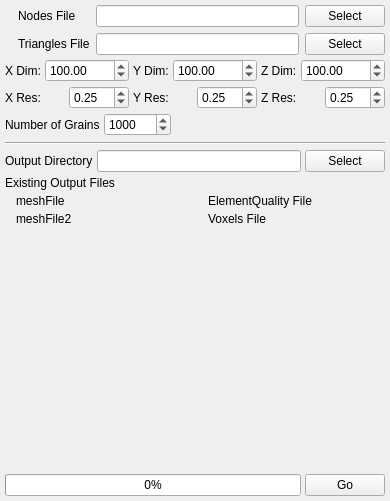
      <widget class="QWidget" name="volumeMeshingTab">
       <attribute name="title">
        <string>Volume Meshing</string>
       </attribute>
       <layout class="QVBoxLayout" name="verticalLayout_4">
        <property name="spacing">
         <number>4</number>
        </property>
        <property name="margin">
         <number>5</number>
        </property>
        <item>
         <layout class="QGridLayout" name="gridLayout_13">
          <property name="spacing">
           <number>6</number>
          </property>
          <item row="0" column="1">
           <widget class="QLabel" name="label_35">
            <property name="text">
             <string>Nodes File</string>
            </property>
           </widget>
          </item>
          <item row="0" column="2">
           <widget class="QLineEdit" name="vm_NodesFile">
            <property name="text">
             <string/>
            </property>
           </widget>
          </item>
          <item row="0" column="3">
           <widget class="QPushButton" name="vm_NodesFileBtn">
            <property name="text">
             <string>Select</string>
            </property>
           </widget>
          </item>
          <item row="1" column="1">
           <widget class="QLabel" name="label_36">
            <property name="text">
             <string>Triangles File</string>
            </property>
           </widget>
          </item>
          <item row="1" column="2">
           <widget class="QLineEdit" name="vm_TrianglesFile">
            <property name="text">
             <string/>
            </property>
           </widget>
          </item>
          <item row="1" column="3">
           <widget class="QPushButton" name="vm_TrianglesFileBtn">
            <property name="text">
             <string>Select</string>
            </property>
           </widget>
          </item>
          <item row="0" column="0">
           <widget class="QLabel" name="vm_NodesFileIcon">
            <property name="text">
             <string/>
            </property>
            <property name="pixmap">
             <pixmap resource="../../../../Resources/icons/images/Icons.qrc">:/Delete-16x16.png</pixmap>
            </property>
           </widget>
          </item>
          <item row="1" column="0">
           <widget class="QLabel" name="vm_TrianglesFileIcon">
            <property name="text">
             <string/>
            </property>
            <property name="pixmap">
             <pixmap resource="../../../../Resources/icons/images/Icons.qrc">:/Delete-16x16.png</pixmap>
            </property>
           </widget>
          </item>
         </layout>
        </item>
        <item>
         <layout class="QGridLayout" name="gridLayout_14">
          <item row="0" column="0">
           <widget class="QLabel" name="label_37">
            <property name="text">
             <string>X Dim:</string>
            </property>
           </widget>
          </item>
          <item row="0" column="2">
           <widget class="QLabel" name="label_38">
            <property name="text">
             <string>Y Dim:</string>
            </property>
           </widget>
          </item>
          <item row="0" column="4">
           <widget class="QLabel" name="label_39">
            <property name="text">
             <string>Z Dim:</string>
            </property>
           </widget>
          </item>
          <item row="0" column="1">
           <widget class="QDoubleSpinBox" name="vm_XDim">
            <property name="maximum">
             <double>1000000.000000000000000</double>
            </property>
            <property name="value">
             <double>100.000000000000000</double>
            </property>
           </widget>
          </item>
          <item row="0" column="3">
           <widget class="QDoubleSpinBox" name="vm_YDim">
            <property name="maximum">
             <double>1000000.000000000000000</double>
            </property>
            <property name="value">
             <double>100.000000000000000</double>
            </property>
           </widget>
          </item>
          <item row="0" column="5">
           <widget class="QDoubleSpinBox" name="vm_ZDim">
            <property name="maximum">
             <double>1000000.000000000000000</double>
            </property>
            <property name="value">
             <double>100.000000000000000</double>
            </property>
           </widget>
          </item>
         </layout>
        </item>
        <item>
         <layout class="QGridLayout" name="gridLayout_15">
          <item row="0" column="0">
           <widget class="QLabel" name="label_40">
            <property name="text">
             <string>X Res:</string>
            </property>
           </widget>
          </item>
          <item row="0" column="2">
           <widget class="QLabel" name="label_41">
            <property name="text">
             <string>Y Res:</string>
            </property>
           </widget>
          </item>
          <item row="0" column="4">
           <widget class="QLabel" name="label_42">
            <property name="text">
             <string>Z Res:</string>
            </property>
           </widget>
          </item>
          <item row="0" column="5">
           <widget class="QDoubleSpinBox" name="vm_ZRes">
            <property name="value">
             <double>0.250000000000000</double>
            </property>
           </widget>
          </item>
          <item row="0" column="3">
           <widget class="QDoubleSpinBox" name="vm_YRes">
            <property name="value">
             <double>0.250000000000000</double>
            </property>
           </widget>
          </item>
          <item row="0" column="1">
           <widget class="QDoubleSpinBox" name="vm_XRes">
            <property name="value">
             <double>0.250000000000000</double>
            </property>
           </widget>
          </item>
         </layout>
        </item>
        <item>
         <layout class="QHBoxLayout" name="horizontalLayout_12">
          <item>
           <widget class="QLabel" name="label_45">
            <property name="text">
             <string>Number of Grains</string>
            </property>
           </widget>
          </item>
          <item>
           <widget class="QSpinBox" name="vm_NumGrains">
            <property name="minimum">
             <number>1</number>
            </property>
            <property name="maximum">
             <number>1000000</number>
            </property>
            <property name="singleStep">
             <number>10</number>
            </property>
            <property name="value">
             <number>1000</number>
            </property>
           </widget>
          </item>
          <item>
           <spacer name="horizontalSpacer_12">
            <property name="orientation">
             <enum>Qt::Horizontal</enum>
            </property>
            <property name="sizeHint" stdset="0">
             <size>
              <width>40</width>
              <height>20</height>
             </size>
            </property>
           </spacer>
          </item>
         </layout>
        </item>
        <item>
         <widget class="Line" name="line_5">
          <property name="minimumSize">
           <size>
            <width>0</width>
            <height>6</height>
           </size>
          </property>
          <property name="orientation">
           <enum>Qt::Horizontal</enum>
          </property>
         </widget>
        </item>
        <item>
         <layout class="QGridLayout" name="gridLayout_16">
          <item row="0" column="0">
           <widget class="QLabel" name="label_43">
            <property name="text">
             <string>Output Directory</string>
            </property>
           </widget>
          </item>
          <item row="0" column="1">
           <widget class="QLineEdit" name="vm_OutputDir"/>
          </item>
          <item row="0" column="2">
           <widget class="QPushButton" name="vm_OutputDirBtn">
            <property name="text">
             <string>Select</string>
            </property>
           </widget>
          </item>
         </layout>
        </item>
        <item>
         <layout class="QGridLayout" name="gridLayout_17">
          <item row="0" column="0" colspan="2">
           <widget class="QLabel" name="label_44">
            <property name="text">
             <string>Existing Output Files</string>
            </property>
           </widget>
          </item>
          <item row="1" column="0">
           <layout class="QFormLayout" name="formLayout_7">
            <property name="fieldGrowthPolicy">
             <enum>QFormLayout::FieldsStayAtSizeHint</enum>
            </property>
            <property name="labelAlignment">
             <set>Qt::AlignLeading|Qt::AlignLeft|Qt::AlignVCenter</set>
            </property>
            <property name="verticalSpacing">
             <number>4</number>
            </property>
            <item row="0" column="0">
             <widget class="QLabel" name="vm_MeshFileIcon">
              <property name="text">
               <string/>
              </property>
              <property name="pixmap">
               <pixmap resource="../../../../Resources/icons/images/Icons.qrc">:/Delete-16x16.png</pixmap>
              </property>
             </widget>
            </item>
            <item row="0" column="1">
             <widget class="QLabel" name="vm_MeshFile">
              <property name="text">
               <string>meshFile</string>
              </property>
             </widget>
            </item>
            <item row="1" column="0">
             <widget class="QLabel" name="vm_MeshFile2Icon">
              <property name="text">
               <string/>
              </property>
              <property name="pixmap">
               <pixmap resource="../../../../Resources/icons/images/Icons.qrc">:/Delete-16x16.png</pixmap>
              </property>
             </widget>
            </item>
            <item row="1" column="1">
             <widget class="QLabel" name="vm_MeshFile2">
              <property name="text">
               <string>meshFile2</string>
              </property>
             </widget>
            </item>
           </layout>
          </item>
          <item row="1" column="1">
           <layout class="QFormLayout" name="formLayout_8">
            <property name="fieldGrowthPolicy">
             <enum>QFormLayout::FieldsStayAtSizeHint</enum>
            </property>
            <property name="verticalSpacing">
             <number>4</number>
            </property>
            <item row="0" column="0">
             <widget class="QLabel" name="vm_ElementQualityFileIcon">
              <property name="text">
               <string/>
              </property>
              <property name="pixmap">
               <pixmap resource="../../../../Resources/icons/images/Icons.qrc">:/Delete-16x16.png</pixmap>
              </property>
             </widget>
            </item>
            <item row="0" column="1">
             <widget class="QLabel" name="vm_ElementQualityFile">
              <property name="text">
               <string>ElementQuality File</string>
              </property>
             </widget>
            </item>
            <item row="1" column="0">
             <widget class="QLabel" name="vm_VoxelsFileIcon">
              <property name="text">
               <string/>
              </property>
              <property name="pixmap">
               <pixmap resource="../../../../Resources/icons/images/Icons.qrc">:/Delete-16x16.png</pixmap>
              </property>
             </widget>
            </item>
            <item row="1" column="1">
             <widget class="QLabel" name="vm_VoxelsFile">
              <property name="text">
               <string>Voxels File</string>
              </property>
             </widget>
            </item>
           </layout>
          </item>
         </layout>
        </item>
        <item>
         <spacer name="verticalSpacer_4">
          <property name="orientation">
           <enum>Qt::Vertical</enum>
          </property>
          <property name="sizeHint" stdset="0">
           <size>
            <width>20</width>
            <height>244</height>
           </size>
          </property>
         </spacer>
        </item>
        <item>
         <layout class="QHBoxLayout" name="horizontalLayout_13">
          <item>
           <widget class="QProgressBar" name="vm_progressBar">
            <property name="value">
             <number>0</number>
            </property>
           </widget>
          </item>
          <item>
           <widget class="QPushButton" name="vm_GoBtn">
            <property name="text">
             <string>Go</string>
            </property>
           </widget>
          </item>
         </layout>
        </item>
       </layout>
      </widget>
